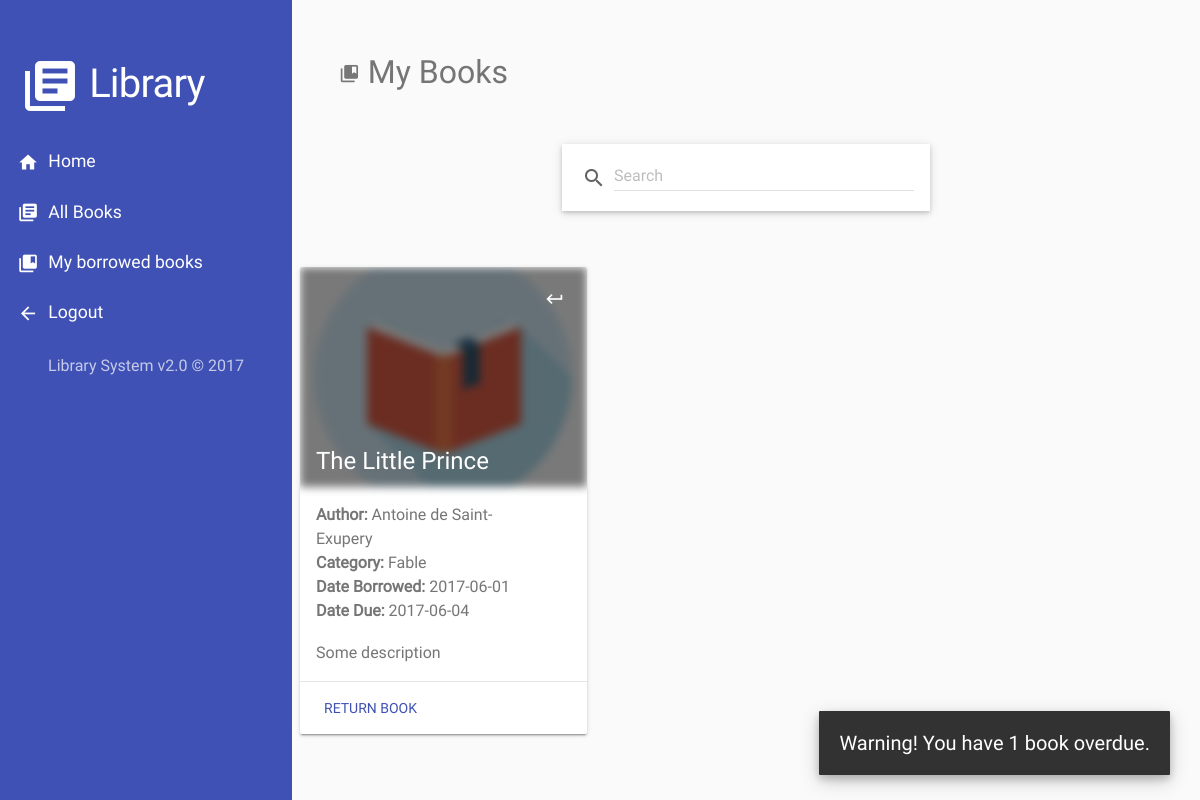
The app's page /user-my-books.php (signed in), older data.
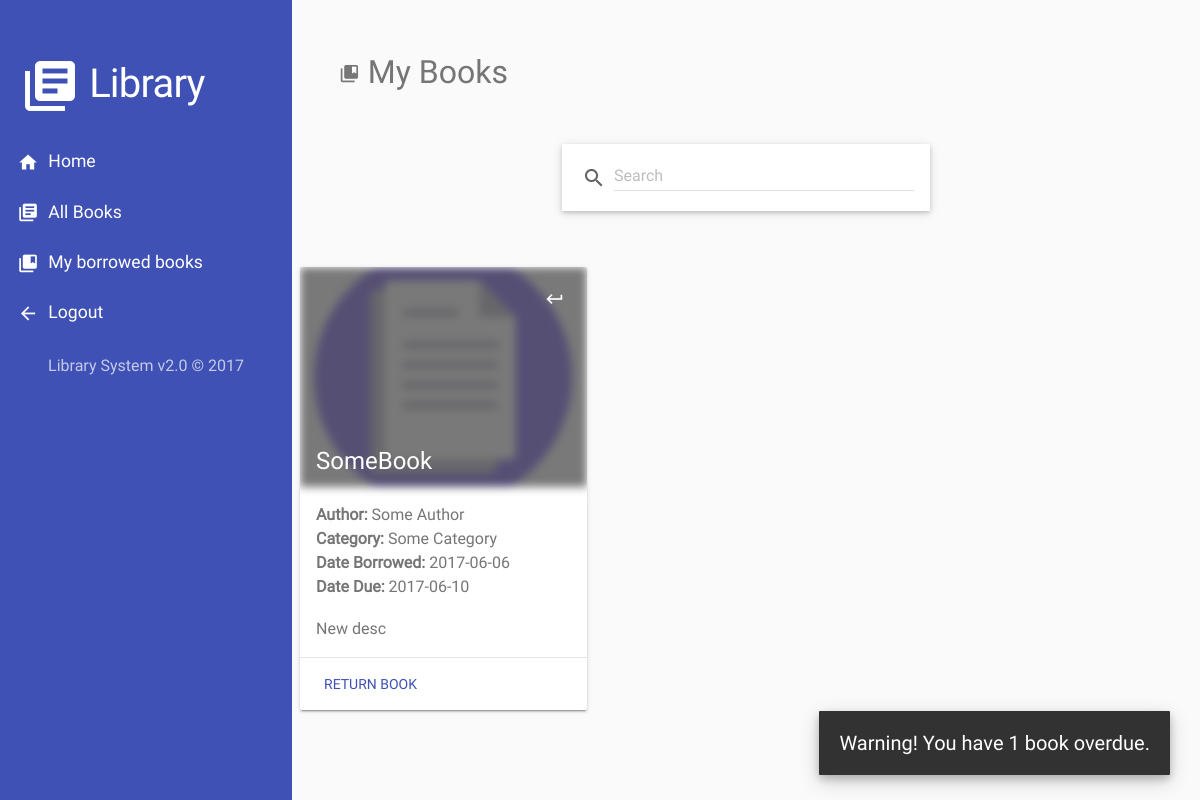
The same page, newer data.
### tables this page shows
CREATE TABLE `transaction` (
  `id` int(11) NOT NULL,
  `user_id` int(11) NOT NULL,
  `book_id` int(11) NOT NULL,
  `date_borrowed` date DEFAULT NULL,
  `date_returned` date DEFAULT NULL,
  `date_due` date NOT NULL
);

CREATE TABLE `books` (
  `id` int(11) NOT NULL,
  `title` varchar(255) NOT NULL,
  `author` varchar(255) NOT NULL,
  `category` varchar(255) NOT NULL,
  `description` varchar(255) NOT NULL,
  `image_path` varchar(255) NOT NULL,
  `status` enum('0','1','2') NOT NULL
);

### user-my-books.php (the view, shortened to what this page needs)
<?php include_once('html/top.php'); ?>
<?php
  require_once('html/welcome-header.php');
?>
<?php
  require_once('html/user-nav.php');
?>
<?php
$id = $_SESSION['user_id'];
$my_books_query = "
  SELECT
    t.date_borrowed AS 'date_borrowed',
    t.date_due AS 'date_due',
    b.image_path AS 'image_path',
    b.title AS 'title',
    b.id AS 'book_id',
    b.author AS 'author',
    b.category AS 'category'
  FROM
    books b, transaction t
  WHERE
    t.user_id = $id AND
    t.book_id = b.id AND
    t.date_returned IS NULL AND
    t.date_due < CURRENT_DATE()
  ORDER BY title ASC
";
$sql = mysqli_query($conn, $my_books_query) or die(mysql_error());
$num_rows = $sql->num_rows;
?>
<div class="content">
<?php
if ($num_rows > 0) {
?>
<div class="notif show my-card my-p">
  <p>Warning! You have <?php echo $num_rows; ?> <?php echo $num_rows == 1 ? 'book' : 'books'; ?> overdue.</p>
</div>
<?php } ?>
<h2 class="t-secondary">
  <i class="material-icons small">collections_bookmark</i>
  My Books
</h2>
<form action="<?php echo $_SERVER['PHP_SELF']; ?>" method="get">
</form>
<?php
  $condition = " AND 1 = 1 ";
?>
<?php
$id = $_SESSION['user_id'];
$my_books_query = "
  SELECT
    t.date_borrowed AS 'date_borrowed',
    t.date_due AS 'date_due',
    b.image_path AS 'image_path',
    b.title AS 'title',
    b.id AS 'book_id',
    b.author AS 'author',
    b.category AS 'category',
    b.description AS 'description'
  FROM
    books b, transaction t
  WHERE
    t.user_id = $id AND
    t.book_id = b.id AND
    t.date_returned IS NULL
    $condition
  ORDER BY title ASC
";
$sql = mysqli_query($conn, $my_books_query) or die(mysql_error());
?>
<?php
if (mysqli_num_rows($sql) > 0) {
?>
<div class="m-top-3">
<?php
  for ($i = 0; $row = mysqli_fetch_array($sql, MYSQLI_ASSOC); $i++) {
    if ($i % 3 == 0 || $i == 0) {
?>
<div class="row">
<?php } ?>
  <div class="col-md-4 my-p-1 book-item">
    <div class="wide-card mdl-card mdl-shadow--2dp" style="width: 100%;">
      <div class="img-card-cont" style="background: url('<?php echo $row['image_path'];?>');">
        <div class="dim mdl-js-ripple-effect ripple-cont">
        </div>
      </div>
      <div class="mdl-card__title card-title">
        <h2 class="mdl-card__title-text"><?=$row['title']?></h2>
      </div>
      <div class="mdl-card__supporting-text">
        <p>
          <strong>Author: </strong>
          <?=$row['author']?>
        </p>
        <p>
          <strong>Category: </strong>
          <?=$row['category']?>
        </p>
        <p>
          <strong>Date Borrowed: </strong>
          <?=$row['date_borrowed']?>
        </p>
        <p>
          <strong>Date Due: </strong>
          <?=$row['date_due']?>
        </p>
        <br/>
        <p>
          <?=$row['description']?>
        </p>
      </div>
      <div class="mdl-card__actions mdl-card--border">
        <form action="php/book-return.php" method="post">
          <button type="submit" name="return"
            class="mdl-button mdl-button--colored mdl-js-button mdl-js-ripple-effect">
            Return Book
          </button>
        </form>
      </div>
      <div class="mdl-card__menu">
        <form action="php/book-return.php" method="post">
          <button type="submit" name="return"
            class="mdl-button mdl-button--icon mdl-js-button mdl-js-ripple-effect">
            <i class="material-icons fab-small t-white">keyboard_return</i>
          </button>
        </form>
      </div>
    </div>
  </div>
<?php } ?>
</div>
<?php } ?>
</div>
</body>
</html>

Row changes from the older to the newer data that the page shows:
no longer on this page (row edited): transaction: book.image_path (picture), book.title "The Little Prince", book.author "Antoine de Saint-Exupery", book.category "Fable", date_borrowed "2017-06-01", date_due "2017-06-04", book.description "Some description"
added transaction: book.image_path (picture), book.title "SomeBook", book.author "Some Author", book.category "Some Category", date_borrowed "2017-06-06", date_due "2017-06-10", book.description "New desc"
